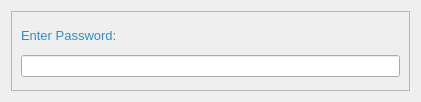
<?xml version="1.0" encoding="UTF-8"?>
<ui version="4.0">
 <class>Form</class>
 <widget class="QWidget" name="Form">
  <property name="geometry">
   <rect>
    <x>0</x>
    <y>0</y>
    <width>421</width>
    <height>102</height>
   </rect>
  </property>
  <property name="windowTitle">
   <string>Form</string>
  </property>
  <layout class="QVBoxLayout" name="verticalLayout">
   <item>
    <widget class="QFrame" name="frame">
     <property name="frameShape">
      <enum>QFrame::StyledPanel</enum>
     </property>
     <property name="frameShadow">
      <enum>QFrame::Raised</enum>
     </property>
     <layout class="QVBoxLayout" name="verticalLayout_2">
      <item>
       <widget class="QLabel" name="label">
        <property name="maximumSize">
         <size>
          <width>16777215</width>
          <height>20</height>
         </size>
        </property>
        <property name="font">
         <font>
          <pointsize>10</pointsize>
         </font>
        </property>
        <property name="styleSheet">
         <string notr="true">color: rgb(50, 141, 189, 255);</string>
        </property>
        <property name="text">
         <string>Enter Password: </string>
        </property>
       </widget>
      </item>
      <item>
       <widget class="QLineEdit" name="password"/>
      </item>
     </layout>
    </widget>
   </item>
  </layout>
 </widget>
 <resources/>
 <connections/>
</ui>
